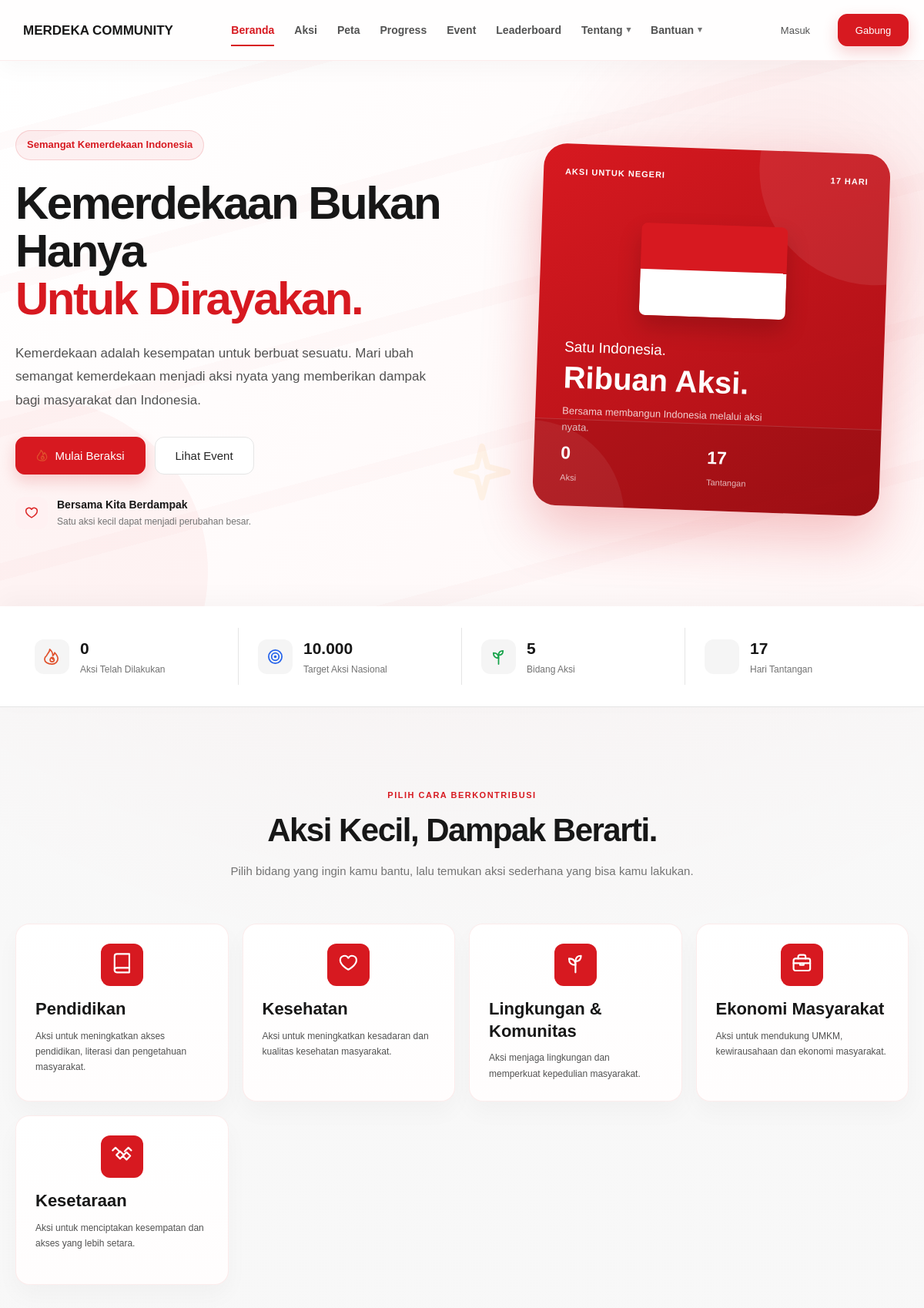
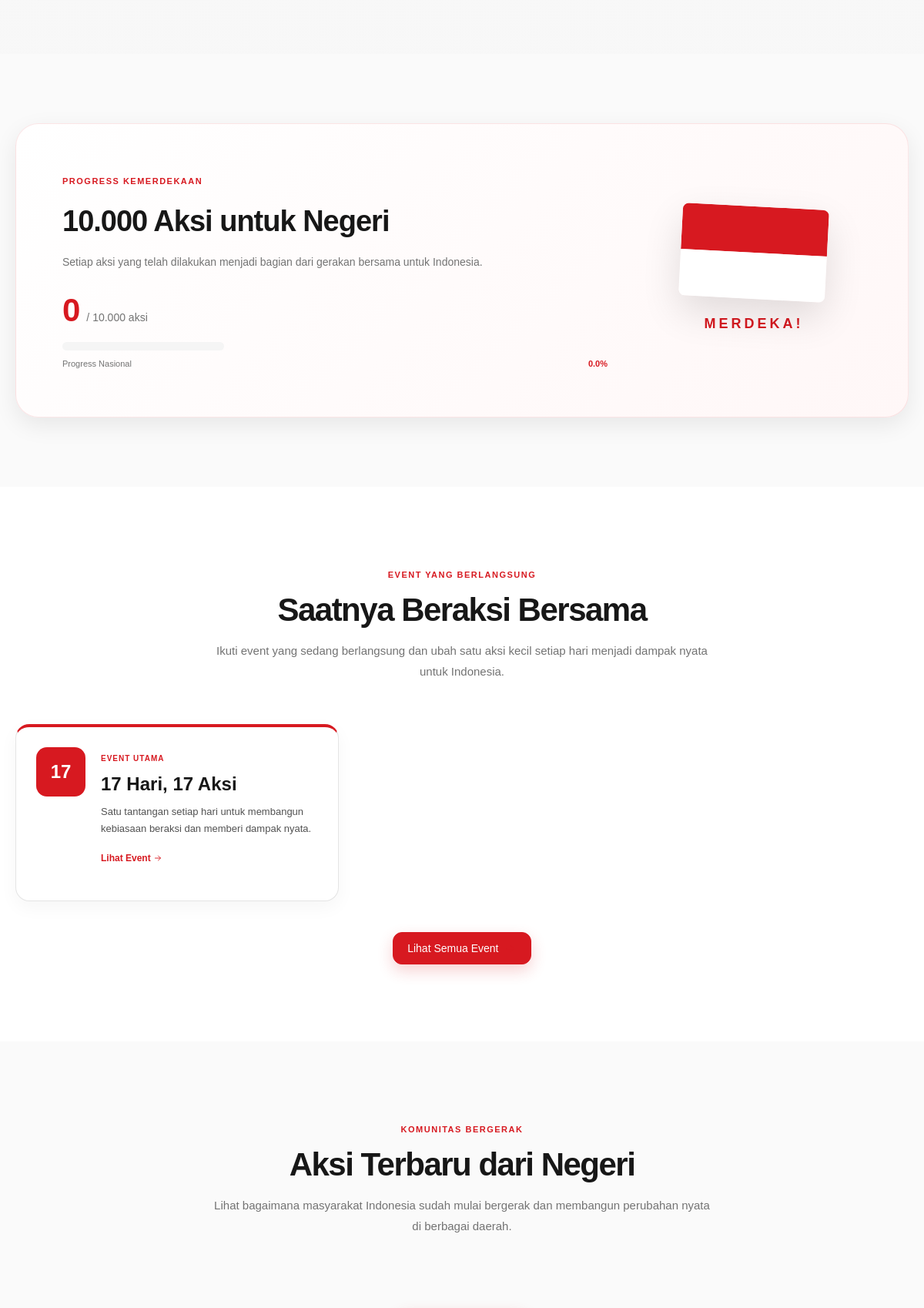
The page / (upper part) on the database its author committed (2 pictures, top to bottom).
### tables this page shows
CREATE TABLE `kategori` (
  `id` int NOT NULL,
  `nama_kategori` varchar(100) NOT NULL,
  `icon` varchar(50) DEFAULT NULL,
  `warna` varchar(20) DEFAULT NULL,
  `sdg` varchar(100) DEFAULT NULL,
  `deskripsi` text
);

### index.php (the view, shortened to what this page needs)
<?php
require_once "config/database.php";
$queryAksi = mysqli_query(
    $conn,
    "SELECT COUNT(*) AS total FROM aksi_user WHERE status = 'disetujui'"
);
$dataAksi = mysqli_fetch_assoc($queryAksi);
$totalAksi = (int) $dataAksi['total'];
$targetAksi = 10000;
$progress = ($totalAksi / $targetAksi) * 100;
$totalAksiFormat = number_format($totalAksi, 0, ',', '.');
$queryKategori = mysqli_query(
    $conn,
    "SELECT * FROM kategori ORDER BY id ASC"
);
$queryTantangan = mysqli_query(
    $conn,
    "SELECT COUNT(*) AS total FROM tantangan"
);
$dataTantangan = mysqli_fetch_assoc($queryTantangan);
$totalTantangan = (int) $dataTantangan['total'];
?>
<?php
require __DIR__ . '/includes/header.php';
?>
<section id="beranda" class="hero">
    <div class="hero-decoration hero-decoration-two">
    </div>
    <div class="container hero-container">
        <div class="hero-content">
            <div class="hero-badge">
                 Semangat Kemerdekaan Indonesia
            </div>
            <h1>
                Kemerdekaan Bukan Hanya
                <span>Untuk Dirayakan.</span>
            </h1>
            <p class="hero-description">
                Kemerdekaan adalah kesempatan untuk
                berbuat sesuatu. Mari ubah semangat
                kemerdekaan menjadi aksi nyata yang
                memberikan dampak bagi masyarakat
                dan Indonesia.
            </p>
            <div class="hero-buttons">
                <a
                    href="#aksi"
                    class="btn btn-primary btn-large"
                >
                </a>
                <a
                    href="#event"
                    class="btn btn-light btn-large"
                >
                     Lihat Event
                </a>
            </div>
            <div class="hero-mini-stat">
                <div class="mini-stat-icon">
                </div>
                <div>
                    <strong>
                        Bersama Kita Berdampak
                    </strong>
                    <p>
                        Satu aksi kecil dapat menjadi
                        perubahan besar.
                    </p>
                </div>
            </div>
        </div>
        <div class="hero-visual">
            <div class="hero-card">
                <div class="hero-card-top">
                    <span>
                         AKSI UNTUK NEGERI
                    </span>
                    <span>
                        17 HARI
                    </span>
                </div>
                <div class="hero-flag">
                    <div class="flag-red"></div>
                    <div class="flag-white"></div>
                </div>
                <div class="hero-card-content">
                    <h3>
                        Satu Indonesia.
                    </h3>
                    <h2>
                        Ribuan Aksi.
                    </h2>
                    <p>
                        Bersama membangun Indonesia
                        melalui aksi nyata.
                    </p>
                </div>
                <div class="hero-card-bottom">
                    <div>
                        <strong>
                            <?= $totalAksiFormat ?>
                        </strong>
                        <span>
                            Aksi
                        </span>
                    </div>
                    <div>
                        <strong>
                            <?= $totalTantangan ?>
                        </strong>
                        <span>
                            Tantangan
                        </span>
                    </div>
                </div>
            </div>
        </div>
    </div>
</section>
<section class="stats-section">
    <div class="container stats-grid">
        <div class="stat-item">
            <span class="stat-icon">
            </span>
            <div>
                <strong>
                    <?= $totalAksiFormat ?>
                </strong>
                <p>
                    Aksi Telah Dilakukan
                </p>
            </div>
        </div>
        <div class="stat-item">
            <span class="stat-icon">
            </span>
            <div>
                <strong>
                    10.000
                </strong>
                <p>
                    Target Aksi Nasional
                </p>
            </div>
        </div>
        <div class="stat-item">
            <span class="stat-icon">
            </span>
            <div>
                <strong>
                    5
                </strong>
                <p>
                    Bidang Aksi
                </p>
            </div>
        </div>
        <div class="stat-item">
            <span class="stat-icon">
            </span>
            <div>
                <strong>
                    17
                </strong>
                <p>
                    Hari Tantangan
                </p>
            </div>
        </div>
    </div>
</section>
<section id="aksi" class="section action-section">
    <div class="container">
        <div class="section-heading">
            <span class="section-label">
                PILIH CARA BERKONTRIBUSI
            </span>
            <h2>
                Aksi Kecil, Dampak Berarti.
            </h2>
            <p>
                Pilih bidang yang ingin kamu bantu,
                lalu temukan aksi sederhana yang bisa kamu lakukan.
            </p>
        </div>
        <div class="category-grid">
            <?php while ($kategori = mysqli_fetch_assoc($queryKategori)): ?>
                <a
                    href="pages/aksi.php?kategori=<?= $kategori['id'] ?>"
                    class="category-card"
                >
                    <div class="category-icon">
                        <span class="category-icon-symbol">
                        </span>
                    </div>
                    <div class="category-content">
                        <h3>
                            <?= htmlspecialchars(
                                $kategori['nama_kategori']
                            ) ?>
                        </h3>
                        <p>
                            <?= htmlspecialchars(
                                $kategori['deskripsi']
                            ) ?>
                        </p>
                    </div>
                </a>
            <?php endwhile; ?>
        </div>
    </div>
</section>
<section
    id="progress"
    class="progress-section"
>
    <div class="container">
        <div class="progress-card">
            <div class="progress-content">
                <span class="section-label">
                     PROGRESS KEMERDEKAAN
                </span>
                <h2>
                    10.000 Aksi untuk Negeri
                </h2>
                <p>
                    Setiap aksi yang telah dilakukan
                    menjadi bagian dari gerakan bersama
                    untuk Indonesia.
                </p>
                <div class="progress-number">
                    <strong>
                        <?= $totalAksiFormat ?>
                    </strong>
                    <span>
                        / 10.000 aksi
                    </span>
                </div>
                <div class="progress-bar">
                </div>
                <div class="progress-info">
                    <span>
                        Progress Nasional
                    </span>
                    <strong>
                        <?= number_format($progress, 1) ?>%
                    </strong>
                </div>
            </div>
            <div class="progress-flag">
                <div class="big-flag">
                    <div class="big-red"></div>
                    <div class="big-white"></div>
                </div>
                <span>
                    MERDEKA!
                </span>
            </div>
        </div>
    </div>
</section>
<section
    id="event"
    class="section challenge-section"
>
    <div class="container">
        <div class="section-heading">
            <span class="section-label">
                EVENT YANG BERLANGSUNG
            </span>
            <h2>
                Saatnya Beraksi Bersama
            </h2>
            <p>
                Ikuti event yang sedang berlangsung dan
                ubah satu aksi kecil setiap hari menjadi
                dampak nyata untuk Indonesia.
            </p>
        </div>
        <div class="event-grid landing-event-grid">
            <a href="pages/tantangan.php" class="event-card">
                <div class="event-card-icon">17</div>
                <div class="event-card-content">
                    <span class="event-card-label">EVENT UTAMA</span>
                    <h3>17 Hari, 17 Aksi</h3>
                    <p>Satu tantangan setiap hari untuk membangun kebiasaan beraksi dan memberi dampak nyata.</p>
                    <span class="event-card-link">Lihat Event <span aria-hidden="true">→</span></span>
                </div>
            </a>
        </div>
        <div class="center-button">
            <a
                href="pages/event.php"
                class="btn btn-primary"
            >
                Lihat Semua Event →
            </a>
        </div>
    </div>
</section>
<section class="recent-section">
    <div class="container">
        <div class="section-heading">
            <span class="section-label">
                KOMUNITAS BERGERAK
            </span>
            <h2>
                Aksi Terbaru dari Negeri
            </h2>
            <p>
                Lihat bagaimana masyarakat Indonesia
                sudah mulai bergerak dan membangun
                perubahan nyata di berbagai daerah.
            </p>
        </div>
    </div>
</section>
<?php
require __DIR__ . '/includes/footer.php';
?>

### assets/css/pages.css (style rules this page uses)
.progress-bar { width: 210px; height: 11px; overflow: hidden; border-radius: 999px; background: #f5f5f5; }
.event-grid { display: grid; grid-template-columns: repeat(auto-fit, minmax(280px, 420px)); gap: 20px; }
.event-card { display: flex; align-items: flex-start; gap: 20px; min-height: 230px; padding: 26px; border: 1px solid #e5e5e5; border-top: 4px solid var(--red); border-radius: 18px; background: #ffffff; box-shadow: 0 8px 24px rgba(0, 0, 0, 0.04); transition: transform 0.25s ease, box-shadow 0.25s ease; }
.event-card-icon { display: flex; flex: 0 0 64px; align-items: center; justify-content: center; width: 64px; height: 64px; border-radius: 14px; background: var(--red); color: #ffffff; font-size: 24px; font-weight: 900; }
.event-card-content { min-width: 0; }
.event-card-label { color: var(--red); font-size: 10px; font-weight: 900; letter-spacing: 1px; }
.event-card h2, .event-card h3 { margin-top: 8px; font-size: 24px; line-height: 1.2; }
.event-card p { margin-top: 10px; color: #525252; font-size: 13px; line-height: 1.7; }
.event-card-link { display: inline-block; margin-top: 18px; color: var(--red); font-size: 12px; font-weight: 800; }

### rows shown on the page
kategori: nama_kategori "Pendidikan", deskripsi "Aksi untuk meningkatkan akses pendidikan, literasi dan pengetahuan masyarakat."
kategori: nama_kategori "Kesehatan", deskripsi "Aksi untuk meningkatkan kesadaran dan kualitas kesehatan masyarakat."
kategori: nama_kategori "Lingkungan & Komunitas", deskripsi "Aksi menjaga lingkungan dan memperkuat kepedulian masyarakat."
kategori: nama_kategori "Ekonomi Masyarakat", deskripsi "Aksi untuk mendukung UMKM, kewirausahaan dan ekonomi masyarakat."
kategori: nama_kategori "Kesetaraan", deskripsi "Aksi untuk menciptakan kesempatan dan akses yang lebih setara."

### other values the page prints
$totalAksiFormat "0"
$totalTantangan "17"
$progress "0.0"
